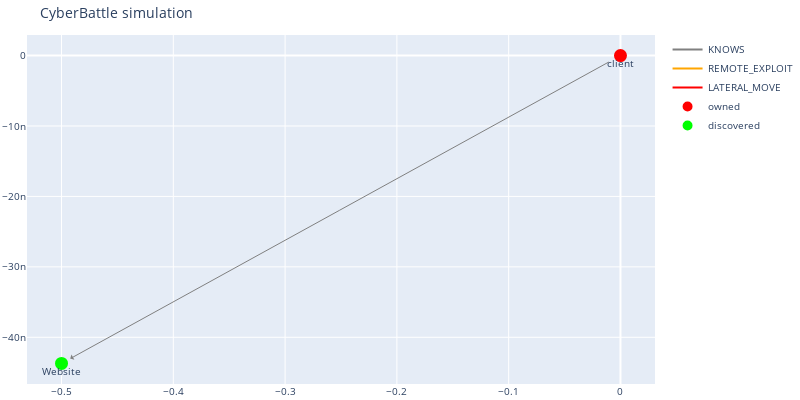

The notebook cell saved with this chart:
### Code cell
outcome = c2.run_attack("client", "SearchEdgeHistory")
dbg.plot_discovered_network()

### Figure 1 — Plotly figure (JSON) as saved in the notebook; plotly's stock layout.template omitted (floating-point values rounded to 4 significant figures)
{"data": [{"line": {"color": "gray"}, "mode": "lines", "name": "KNOWS", "type": "scatter", "x": [0], "y": [0]}, {"line": {"color": "orange"}, "mode": "lines", "name": "REMOTE_EXPLOIT", "type": "scatter", "x": [0], "y": [0]}, {"line": {"color": "red"}, "mode": "lines", "name": "LATERAL_MOVE", "type": "scatter", "x": [0], "y": [0]}, {"hoverinfo": "text", "marker": {"color": "#D32F2E", "line": {"color": "rgb(255,0,0)", "width": 8}, "size": 5, "symbol": "circle-dot"}, "mode": "markers+text", "name": "owned", "text": ["client"], "textposition": "bottom center", "type": "scatter", "x": [0.0], "y": [0.0]}, {"hoverinfo": "text", "marker": {"color": "#0e9d00", "line": {"color": "rgb(0,255,0)", "width": 8}, "size": 5, "symbol": "circle-dot"}, "mode": "markers+text", "name": "discovered", "text": ["Website"], "textposition": "bottom center", "type": "scatter", "x": [-0.5], "y": [-4.371e-08]}], "layout": {"annotations": [{"align": "center", "arrowcolor": "gray", "arrowhead": 1, "arrowsize": 1, "arrowwidth": 1, "ax": 0.0, "axref": "x", "ay": 0.0, "ayref": "y", "hovertext": "KNOWS", "opacity": 1, "showarrow": true, "standoff": 10, "startstandoff": 10, "x": -0.5, "xref": "x", "y": -4.371e-08, "yref": "y"}], "autosize": false, "font": {"size": 10}, "height": 400, "hovermode": "closest", "margin": {"b": 15, "l": 2, "r": 2, "t": 35}, "showlegend": true, "title": {"text": "CyberBattle simulation"}, "width": 800}}
